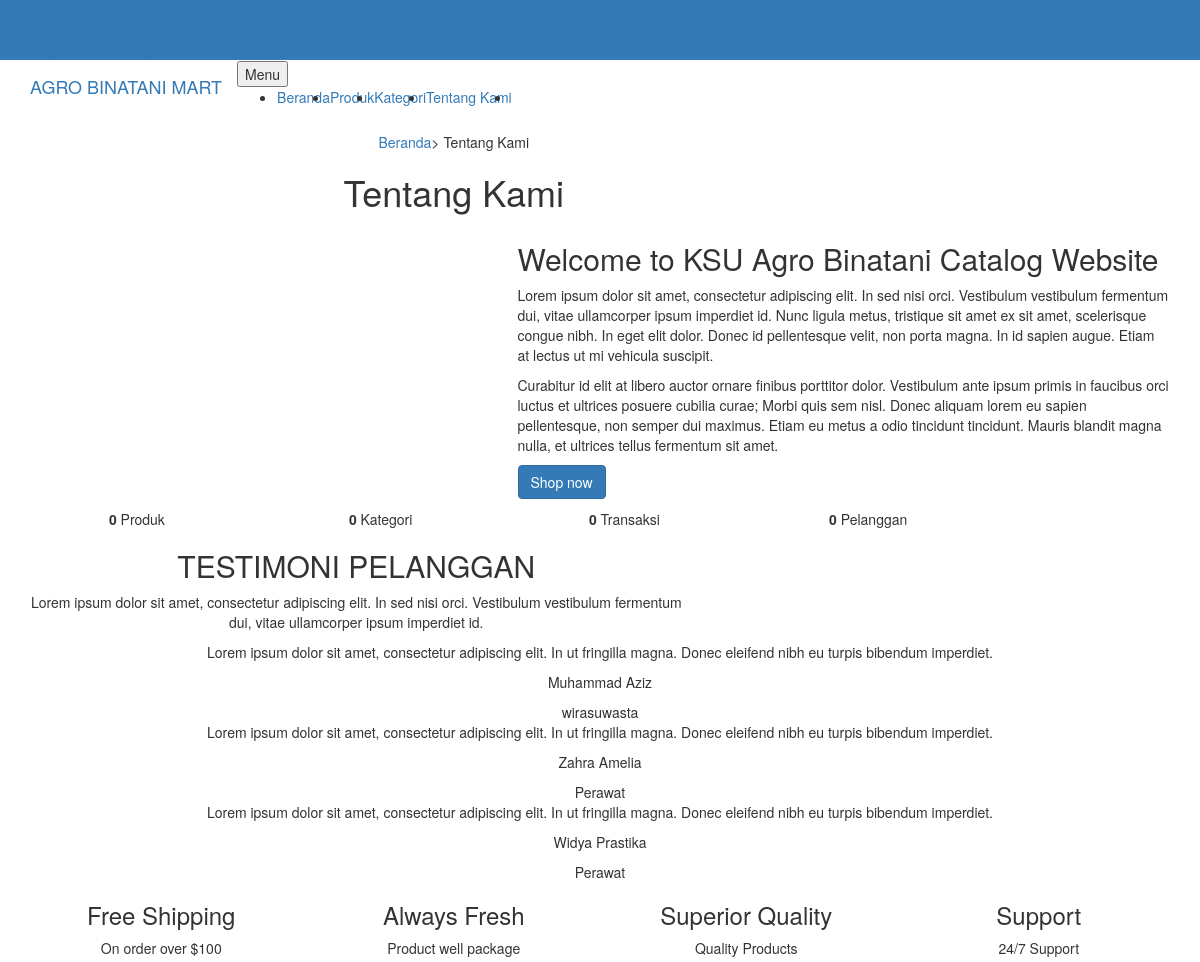
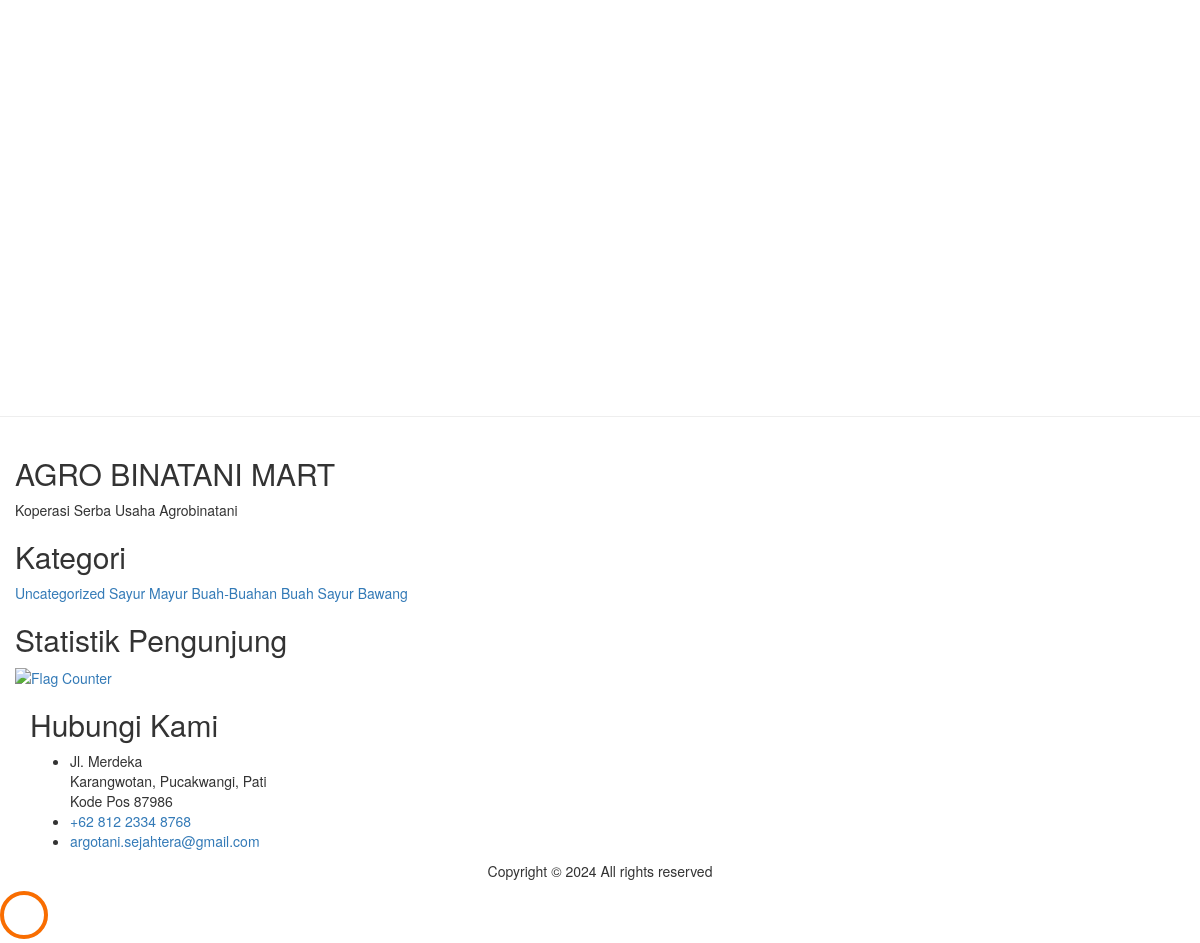
The app's page /index.php/welcome/about with its own data (2 pictures, top to bottom).
### tables this page shows
CREATE TABLE `settings` (
  `id` bigint(20) UNSIGNED NOT NULL,
  `group` varchar(100) NOT NULL,
  `variable` varchar(255) DEFAULT NULL,
  `value` text DEFAULT NULL,
  `default` text DEFAULT NULL,
  `description` varchar(255) DEFAULT NULL,
  `created_at` timestamp NOT NULL DEFAULT current_timestamp(),
  `updated_at` timestamp NULL DEFAULT NULL,
  `deleted_at` timestamp NULL DEFAULT NULL,
  `restored_at` timestamp NULL DEFAULT NULL,
  `created_by` bigint(20) DEFAULT NULL,
  `updated_by` bigint(20) DEFAULT NULL,
  `deleted_by` bigint(20) DEFAULT NULL,
  `restored_by` bigint(20) DEFAULT NULL,
  `is_deleted` enum('true','false') DEFAULT 'false'
);

CREATE TABLE `themes` (
  `id_theme` int(5) NOT NULL,
  `theme_name` varchar(100) NOT NULL,
  `theme_folder` varchar(50) NOT NULL,
  `theme_author` varchar(50) NOT NULL,
  `is_active` enum('true','false') NOT NULL DEFAULT 'false'
);

CREATE TABLE `testimonial` (
  `idtestimoni` int(11) NOT NULL,
  `user_id` int(11) NOT NULL,
  `name` varchar(128) NOT NULL,
  `telp` varchar(15) NOT NULL,
  `job` varchar(128) NOT NULL,
  `message` text NOT NULL,
  `status` enum('No','Yes') NOT NULL,
  `create_at` int(11) NOT NULL,
  `create_by` int(11) NOT NULL,
  `update_at` int(11) NOT NULL,
  `update_by` int(11) NOT NULL
);

CREATE TABLE `product_category` (
  `idcategory` int(11) NOT NULL,
  `category_name` varchar(128) NOT NULL,
  `category_seo` varchar(128) NOT NULL,
  `category_description` text NOT NULL,
  `category_image` varchar(128) NOT NULL,
  `create_at` int(11) DEFAULT NULL,
  `create_by` int(11) NOT NULL,
  `update_at` int(11) DEFAULT NULL,
  `update_by` int(11) NOT NULL
);

### views/themes/vegefoods/index.php (the view, shortened to what the rows shown need)
<!DOCTYPE html>
<html lang="en">
<head>
    <link rel="stylesheet" href="<?=base_url().'views/themes/'.theme_active().'/';?>css/open-iconic-bootstrap.min.css">
    <link rel="stylesheet" href="<?=base_url().'views/themes/'.theme_active().'/';?>css/animate.css">
    <link rel="stylesheet" href="<?=base_url().'views/themes/'.theme_active().'/';?>css/owl.carousel.min.css">
    <link rel="stylesheet" href="<?=base_url().'views/themes/'.theme_active().'/';?>css/owl.theme.default.min.css">
    <link rel="stylesheet" href="<?=base_url().'views/themes/'.theme_active().'/';?>css/magnific-popup.css">
    <link rel="stylesheet" href="<?=base_url().'views/themes/'.theme_active().'/';?>css/aos.css">
    <link rel="stylesheet" href="<?=base_url().'views/themes/'.theme_active().'/';?>css/ionicons.min.css">
    <link rel="stylesheet" href="<?=base_url().'views/themes/'.theme_active().'/';?>css/bootstrap-datepicker.css">
    <link rel="stylesheet" href="<?=base_url().'views/themes/'.theme_active().'/';?>css/bootstrap.min.css">
    <link rel="stylesheet" href="<?=base_url().'views/themes/'.theme_active().'/';?>css/jquery.timepicker.css">
    <link rel="stylesheet" href="<?=base_url().'views/themes/'.theme_active().'/';?>css/flaticon.css">
    <link rel="stylesheet" href="<?=base_url().'views/themes/'.theme_active().'/';?>css/icomoon.css">
    <link rel="stylesheet" href="<?=base_url().'views/themes/'.theme_active().'/';?>css/style.css">
</head>
<body class="goto-here">
    <div class="py-1 bg-primary">
        <div class="container">
        </div>
    </div>
    <nav class="navbar navbar-expand-lg navbar-dark ftco_navbar bg-dark ftco-navbar-light" id="ftco-navbar">
        <div class="container">
            <a class="navbar-brand" href="<?=base_url();?>"><?=settings('company_profile','company_name');?></a>
            <button class="navbar-toggler" type="button" data-toggle="collapse" data-target="#ftco-nav"
                aria-controls="ftco-nav" aria-expanded="false" aria-label="Toggle navigation">
                <span class="oi oi-menu"></span> Menu
            </button>
            <div class="collapse navbar-collapse" id="ftco-nav">
                <ul class="navbar-nav ml-auto">
                </ul>
            </div>
        </div>
    </nav>
    <?php $this->load->view($content);?>
    <hr>
    <footer class="ftco-footer ftco-section">
        <div class="container">
            <div class="row mb-5">
                <div class="col-md">
                    <div class="ftco-footer-widget mb-4">
                        <h2 class="ftco-heading-2"><?=settings('company_profile','company_name');?></h2>
                        <p><?=settings('company_profile','tagline');?></p>
                    </div>
                </div>
                <div class="col-md">
                    <div class="ftco-footer-widget mb-4">
                        <h2 class="ftco-heading-2">Kategori</h2>
                        <div class="tagcloud">
                            <?php foreach(produk_kategori() as $pk):?>
                            <a href="<?=base_url('category/').$pk['idcategory'].'/'.$pk['category_seo'];?>"
                                class="tag-cloud-link"><?=$pk['category_name'];?></a>
                            <?php endforeach;?>
                        </div>
                    </div>
                    <div class="ftco-footer-widget mb-4">
                        <h2 class="ftco-heading-2">Statistik Pengunjung</h2>
                    </div>
                </div>
                <div class="col-md-4">
                    <div class="ftco-footer-widget mb-4">
                        <h2 class="ftco-heading-2">Hubungi Kami</h2>
                        <div class="block-23 mb-3">
                            <ul>
                                <li><span class="icon icon-map-marker"></span><span
                                        class="text"><?=settings('company_profile','street_address');?><br>
                                        <?=settings('company_profile','village');?>,
                                        <?=settings('company_profile','sub_district');?>,
                                        <?=settings('company_profile','district');?><br>Kode Pos
                                        <?=settings('company_profile','postal_code');?></span></li>
                                <li><a href="tel:<?=settings('company_profile','phone');?>"><span
                                            class="text"><?=settings('company_profile','phone');?></span></a></li>
                                <li><a href="mailto:<?=settings('company_profile','email');?>"><span
                                            class="text"><?=settings('company_profile','email');?></span></a></li>
                            </ul>
                        </div>
                    </div>
                </div>
            </div>
        </div>
    </footer>
    <div id="ftco-loader" class="show fullscreen"><svg class="circular" width="48px" height="48px">
            <circle class="path-bg" cx="24" cy="24" r="22" fill="none" stroke-width="4" stroke="#eeeeee" />
            <circle class="path" cx="24" cy="24" r="22" fill="none" stroke-width="4" stroke-miterlimit="10"
                stroke="#F96D00" /></svg></div>
</body>
</html>

### views/themes/vegefoods/about.php (shortened to what the rows shown need)
<div class="hero-wrap hero-bread"
    style="background-image: url('<?=base_url().'views/themes/'.theme_active().'/';?>images/bg_1.jpg');">
    <div class="container">
        <div class="row no-gutters slider-text align-items-center justify-content-center">
            <div class="col-md-9 ftco-animate text-center">
                <h1 class="mb-0 bread">Tentang Kami</h1>
            </div>
        </div>
    </div>
</div>
<section class="ftco-section ftco-no-pb ftco-no-pt bg-light">
    <div class="container">
        <div class="row">
            <div class="col-md-5 p-md-5 img img-2 d-flex justify-content-center align-items-center"
                style="background-image: url(<?=base_url().'views/themes/'.theme_active().'/';?>images/about.jpg);">
            </div>
            <div class="col-md-7 py-5 wrap-about pb-md-5 ftco-animate">
                <div class="heading-section-bold mb-4 mt-md-5">
                    <div class="ml-md-0">
                        <h2 class="mb-4">Welcome to KSU Agro Binatani Catalog Website</h2>
                    </div>
                </div>
                <div class="pb-md-5">
                </div>
            </div>
        </div>
    </div>
</section>
<section class="ftco-section ftco-counter img" id="section-counter"
    style="background-image: url(<?=base_url().'views/themes/'.theme_active().'/';?>images/bg_3.jpg);">
    <div class="container">
        <div class="row justify-content-center py-5">
                                <strong class="number" data-number="<?=money(count(produk_kategori()));?>">0</strong>
        </div>
    </div>
</section>
<section class="ftco-section testimony-section">
    <div class="container">
        <div class="row justify-content-center mb-5 pb-3">
            <div class="col-md-7 heading-section ftco-animate text-center">
                <h2 class="mb-4">TESTIMONI PELANGGAN</h2>
            </div>
        </div>
        <div class="row ftco-animate">
            <div class="col-md-12">
                <div class="carousel-testimony owl-carousel">
                    <?php foreach(testi() as $testi):?>
                    <div class="item">
                        <div class="testimony-wrap p-4 pb-5">
                            <div class="text text-center">
                                <p class="mb-5 pl-4 line"><?=$testi['message'];?></p>
                                <p class="name"><?=$testi['name'];?></p>
                                <span class="position"><?=$testi['job'];?></span>
                            </div>
                        </div>
                    </div>
                    <?php endforeach;?>
                </div>
            </div>
        </div>
    </div>
</section>
<section class="ftco-section bg-light">
    <div class="container">
    </div>
</section>
<section class="ftco-section contact-section bg-light">
    <div class="container">
    </div>
</section>

### records on screen
settings: value "AGRO BINATANI MART"
testimonial: message "Lorem ipsum dolor sit amet, consectetur adipiscing elit. In ut fringilla magna. Donec eleifend nibh eu turpis bibendum imperdiet.", name "Muhammad Aziz", job "wirasuwasta"
testimonial: message "Lorem ipsum dolor sit amet, consectetur adipiscing elit. In ut fringilla magna. Donec eleifend nibh eu turpis bibendum imperdiet.", name "Zahra Amelia", job "Perawat"
testimonial: message "Lorem ipsum dolor sit amet, consectetur adipiscing elit. In ut fringilla magna. Donec eleifend nibh eu turpis bibendum imperdiet.", name "Widya Prastika", job "Perawat"
settings: value "Koperasi Serba Usaha Agrobinatani"
product_category: category_name "Uncategorized"
product_category: category_name "Sayur Mayur"
product_category: category_name "Buah-Buahan"
product_category: category_name "Buah Sayur"
product_category: category_name "Bawang"
settings: value "Jl. Merdeka"
settings: value "Karangwotan"
settings: value "Pucakwangi"
settings: value "Pati"
settings: value "87986"
settings: value "+62 812 2334 8768"
settings: value "argotani.sejahtera@gmail.com"
